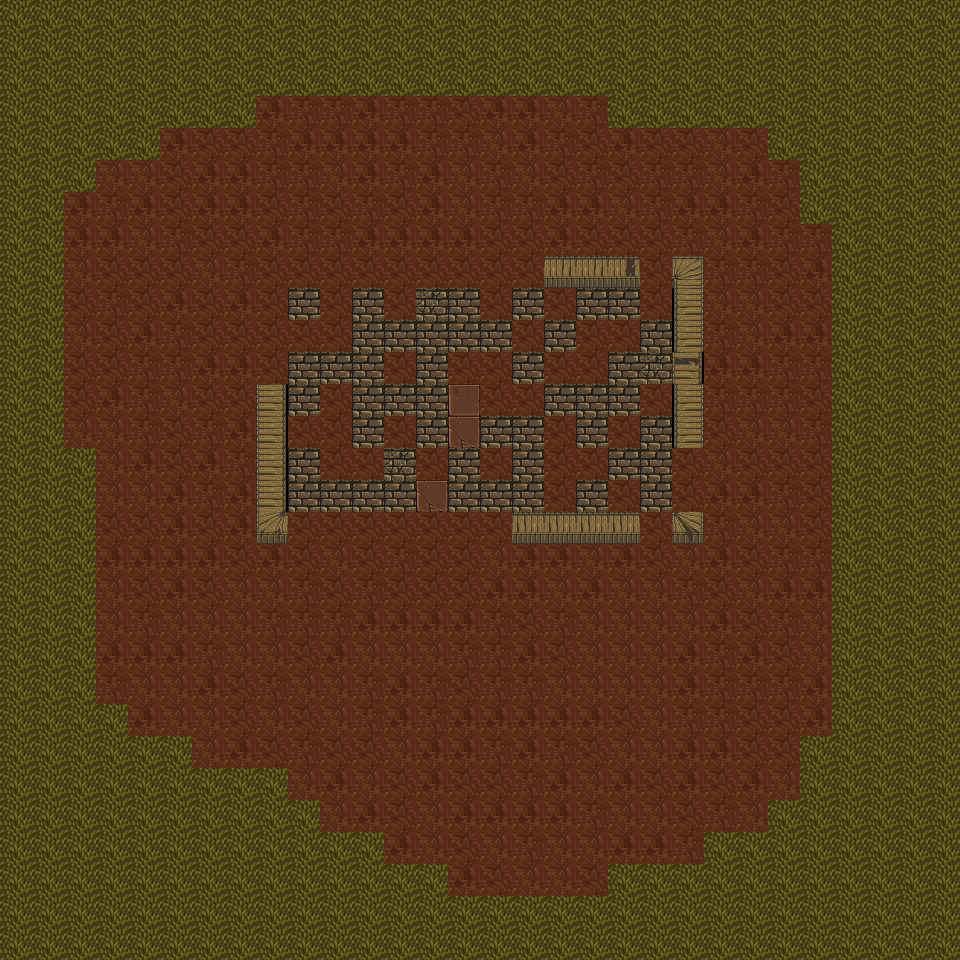

The image is a tile-based game level rendered from a .tmx file. Its description and complete source (layers, tilesets, objects, tile grids) follow:
An orthogonal 30x30 tile map with 32x32 px tiles, 1 tile layer (background).

<map version="1.0" tiledversion="2017.06.27" orientation="orthogonal" renderorder="right-down" width="30" height="30" tilewidth="32" tileheight="32" nextobjectid="1">
 <tileset firstgid="1" source="../tilesets/map-tileset-1.tsx" />
 <layer name="background" width="30" height="30">
  <data encoding="csv">
13,13,13,13,13,13,13,13,13,13,13,13,13,13,13,13,13,13,13,13,13,13,13,13,13,13,13,13,13,13,
13,13,13,13,13,13,13,13,13,13,13,13,13,13,13,13,13,13,13,13,13,13,13,13,13,13,13,13,13,13,
13,13,13,13,13,13,13,13,13,13,13,13,13,13,13,13,13,13,13,13,13,13,13,13,13,13,13,13,13,13,
13,13,13,13,13,13,13,13,99,101,101,99,101,101,98,99,99,100,101,13,13,13,13,13,13,13,13,13,13,13,
13,13,13,13,13,99,98,98,101,99,99,99,99,101,101,100,99,101,98,99,98,98,100,98,13,13,13,13,13,13,
13,13,13,100,100,98,99,99,101,101,100,99,101,99,100,101,100,98,101,98,101,101,100,99,101,13,13,13,13,13,
13,13,99,101,99,98,99,99,98,101,98,101,98,99,100,101,101,99,99,100,101,99,99,101,98,13,13,13,13,13,
13,13,99,99,100,101,98,98,99,101,101,99,99,99,99,98,98,99,98,98,98,101,100,99,101,101,13,13,13,13,
13,13,100,98,98,98,100,101,98,98,98,98,98,98,98,98,98,697,697,790,98,698,101,101,98,99,13,13,13,13,
13,13,98,101,98,99,98,99,98,313,98,313,98,376,313,98,313,98,313,313,98,728,100,100,98,98,13,13,13,13,
13,13,100,98,99,101,98,98,98,98,98,313,313,313,313,313,98,313,98,98,313,728,101,100,99,99,13,13,13,13,
13,13,98,98,101,101,99,99,98,313,313,313,98,313,98,98,313,98,98,313,376,819,99,99,101,101,13,13,13,13,
13,13,98,99,101,100,98,98,726,313,98,313,313,313,212,98,98,313,313,313,98,728,101,101,101,98,13,13,13,13,
13,13,100,100,101,98,101,99,726,98,98,313,98,313,211,313,313,98,313,98,313,728,98,100,100,101,13,13,13,13,
13,13,13,100,99,98,99,101,726,313,98,98,376,98,313,98,313,98,98,313,313,98,100,98,98,98,13,13,13,13,
13,13,13,100,100,99,101,99,726,313,313,313,313,211,313,313,313,98,313,98,313,98,99,99,101,98,13,13,13,13,
13,13,13,98,98,99,98,99,849,98,98,98,98,98,98,98,757,757,757,757,98,851,101,100,100,98,13,13,13,13,
13,13,13,99,99,99,99,98,99,98,100,98,101,98,98,100,99,99,100,99,98,100,99,98,101,101,13,13,13,13,
13,13,13,100,98,99,98,100,100,101,98,101,98,98,98,99,99,100,99,100,100,101,98,100,99,99,13,13,13,13,
13,13,13,100,101,100,100,100,101,101,101,99,99,99,99,101,98,101,100,100,100,100,99,98,101,100,13,13,13,13,
13,13,13,99,99,99,101,100,100,98,99,100,100,100,101,101,99,98,100,100,100,99,101,99,98,100,13,13,13,13,
13,13,13,101,100,100,99,98,101,100,100,101,99,101,98,101,101,100,100,100,100,99,101,101,101,99,13,13,13,13,
13,13,13,13,99,100,100,98,100,98,100,101,99,101,99,99,99,99,99,98,100,101,101,98,98,99,13,13,13,13,
13,13,13,13,13,13,100,99,98,101,98,98,100,99,99,101,99,101,98,100,100,99,99,98,98,13,13,13,13,13,
13,13,13,13,13,13,13,13,13,100,99,100,98,99,98,98,101,99,100,99,98,99,98,99,100,13,13,13,13,13,
13,13,13,13,13,13,13,13,13,13,100,99,98,100,99,99,99,99,101,100,100,98,101,100,13,13,13,13,13,13,
13,13,13,13,13,13,13,13,13,13,13,13,99,100,98,100,101,100,100,99,99,101,13,13,13,13,13,13,13,13,
13,13,13,13,13,13,13,13,13,13,13,13,13,13,99,98,100,100,98,13,13,13,13,13,13,13,13,13,13,13,
13,13,13,13,13,13,13,13,13,13,13,13,13,13,13,13,13,13,13,13,13,13,13,13,13,13,13,13,13,13,
13,13,13,13,13,13,13,13,13,13,13,13,13,13,13,13,13,13,13,13,13,13,13,13,13,13,13,13,13,13
</data>
 </layer>
 <objectgroup name="walls" />
</map>